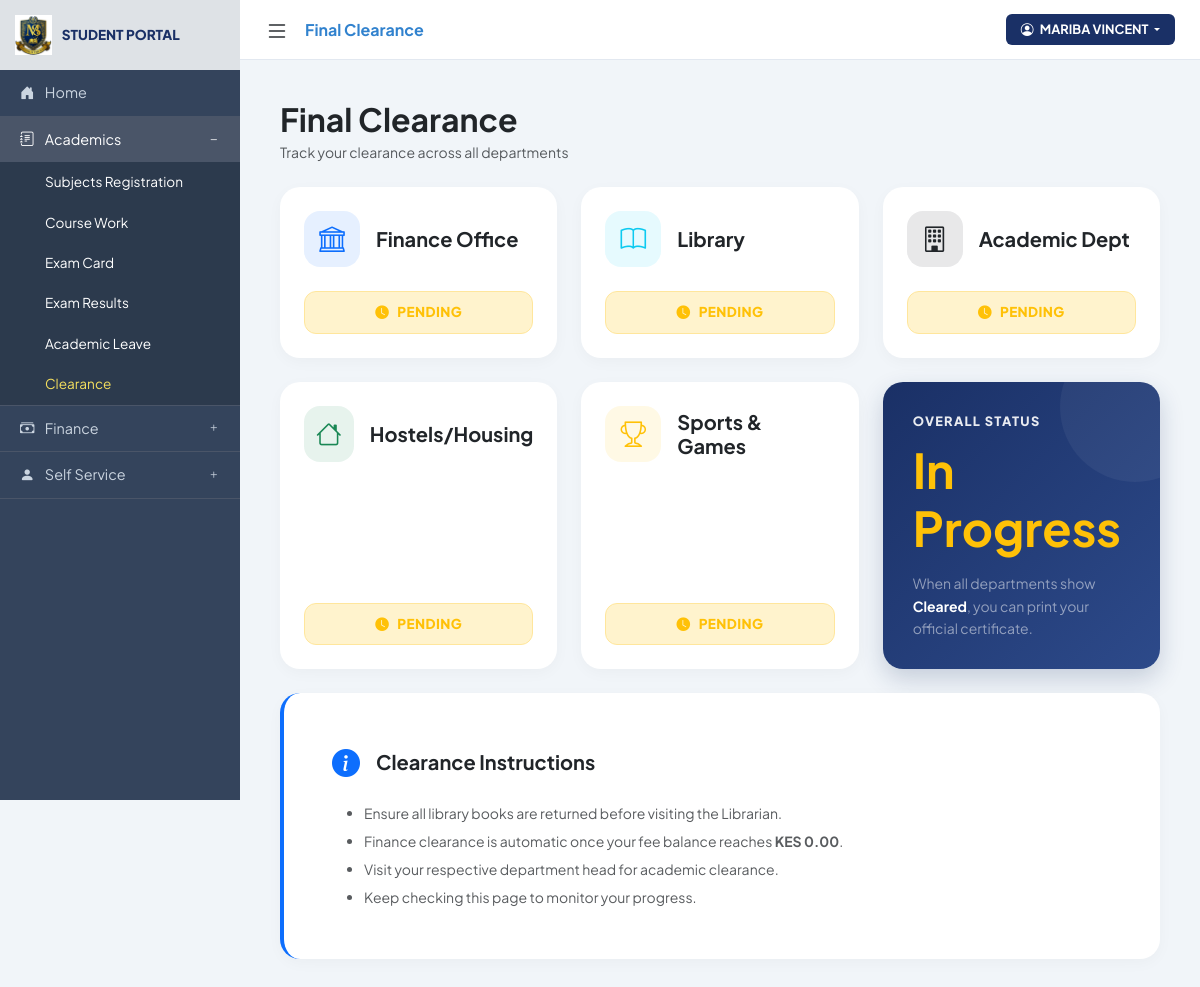
Page /student/clearance.php (signed in) on the committed database.
### tables this page shows
CREATE TABLE `student_clearance` (
  `id` int NOT NULL,
  `student_id` int NOT NULL,
  `finance_status` enum('Cleared','Pending','Blocked') DEFAULT 'Pending',
  `library_status` enum('Cleared','Pending','Blocked') DEFAULT 'Pending',
  `sports_status` enum('Cleared','Pending','Blocked') DEFAULT 'Pending',
  `hostel_status` enum('Cleared','Pending','Blocked') DEFAULT 'Pending',
  `dept_status` enum('Cleared','Pending','Blocked') DEFAULT 'Pending',
  `final_status` enum('In Progress','Completed','Blocked') DEFAULT 'In Progress',
  `created_at` timestamp NULL DEFAULT CURRENT_TIMESTAMP,
  `updated_at` timestamp NULL DEFAULT CURRENT_TIMESTAMP ON UPDATE CURRENT_TIMESTAMP
);

### student/clearance.php (the view, shortened to what this page needs)
<?php
include('../database/db_connect.php');
$adm_no = $_SESSION['adm_no'];
$stmt = $conn->prepare("SELECT student_id, adm_no, full_name, form FROM students WHERE adm_no = ? LIMIT 1");
$stmt->bind_param("s", $adm_no);
$stmt->execute();
$student = $stmt->get_result()->fetch_assoc();
$student_id = (int) $student['student_id'];
$c_stmt = $conn->prepare("SELECT * FROM student_clearance WHERE student_id = ? LIMIT 1");
$c_stmt->bind_param("i", $student_id);
$c_stmt->execute();
$clearance = $c_stmt->get_result()->fetch_assoc();
function clearance_class($status) {
    return match ($status) {
        'Cleared' => 'bg-success-subtle text-success border border-success-subtle',
        'Pending' => 'bg-warning-subtle text-warning border border-warning-subtle',
        'Blocked' => 'bg-danger-subtle text-danger border border-danger-subtle',
        default   => 'bg-secondary-subtle text-secondary border border-secondary-subtle',
    };
}
function clearance_icon($status) {
    return match ($status) {
        'Cleared' => 'check-circle-fill',
        'Pending' => 'clock-fill',
        'Blocked' => 'x-circle-fill',
        default   => 'dash-circle',
    };
}
?>
<!DOCTYPE html>
<html lang="en">
<head>
    <link href="https://cdn.jsdelivr.net/npm/bootstrap@5.3.0/dist/css/bootstrap.min.css" rel="stylesheet">
    <link rel="stylesheet" href="https://cdn.jsdelivr.net/npm/bootstrap-icons@1.11.0/font/bootstrap-icons.css">
</head>
<body>
<?php include('includes/sidebar.php'); ?>
<?php include('includes/topbar.php'); ?>
<main class="main-content">
    <div class="d-flex justify-content-between align-items-start mb-4 flex-wrap gap-3">
        <div>
            <h2 class="fw-bold mb-1 text-dark">Final Clearance</h2>
            <p class="text-muted small mb-0">Track your clearance across all departments</p>
        </div>
    </div>
    <?php if ($clearance): ?>
        <div class="row g-4">
            <?php
            $departments = [
                ['label' => 'Finance Office',  'key' => 'finance_status', 'icon' => 'bank',        'color' => 'primary'],
                ['label' => 'Library',         'key' => 'library_status', 'icon' => 'book',        'color' => 'info'],
                ['label' => 'Academic Dept',   'key' => 'dept_status',    'icon' => 'building',    'color' => 'dark'],
                ['label' => 'Hostels/Housing', 'key' => 'hostel_status',  'icon' => 'house',       'color' => 'success'],
                ['label' => 'Sports & Games',  'key' => 'sports_status',  'icon' => 'trophy',      'color' => 'warning'],
            ];
            foreach ($departments as $d):
                $status = $clearance[$d['key']] ?? 'Pending';
            ?>
                <div class="col-md-6 col-lg-4">
                    <div class="card p-4 h-100">
                        <div class="d-flex align-items-center gap-3 mb-4">
                            <div class="dept-icon bg-<?php echo $d['color']; ?> bg-opacity-10 text-<?php echo $d['color']; ?>">
                                <i class="bi bi-<?php echo $d['icon']; ?>"></i>
                            </div>
                            <h6 class="fw-bold mb-0 text-dark fs-5"><?php echo $d['label']; ?></h6>
                        </div>
                        <div class="mt-auto">
                            <span class="status-badge <?php echo clearance_class($status); ?>">
                                <i class="bi bi-<?php echo clearance_icon($status); ?>"></i>
                                <?php echo htmlspecialchars($status); ?>
                            </span>
                        </div>
                    </div>
                </div>
            <?php endforeach; ?>
            <div class="col-md-6 col-lg-4">
                <div class="overall-card">
                    <div class="overall-title">Overall Status</div>
                    <div class="display-5 fw-bold text-warning mb-3"><?php echo htmlspecialchars($clearance['final_status']); ?></div>
                    <p class="small text-white-50 mb-0" style="line-height: 1.6;">
                        When all departments show <strong class="text-white">Cleared</strong>, you can print your official certificate.
                    </p>
                </div>
            </div>
        </div>
    <?php endif; ?>
    <div class="card p-4 p-md-5 mt-4 border-start border-4 border-primary">
        <div class="d-flex align-items-center gap-3 mb-3">
            <i class="bi bi-info-circle-fill fs-3 text-primary"></i>
            <h5 class="fw-bold mb-0 text-dark">Clearance Instructions</h5>
        </div>
        <ul class="small text-muted mb-0" style="line-height: 2;">
            <li>Ensure all library books are returned before visiting the Librarian.</li>
            <li>Finance clearance is automatic once your fee balance reaches <strong>KES 0.00</strong>.</li>
            <li>Visit your respective department head for academic clearance.</li>
            <li>Keep checking this page to monitor your progress.</li>
        </ul>
    </div>
</main>
</body>
</html>

### student/clearance.php (style rules this page uses)
:root { --sidebar-bg: #34445c; --submenu-bg: #2c3a4d; --primary-blue: #1a3066; --sidebar-width: 240px; }
body { font-family: 'Plus Jakarta Sans', sans-serif; background-color: #f1f5f9; margin:0; overflow-x: hidden; transition: all 0.3s; }
.main-content { margin-left: var(--sidebar-width); padding: 40px; transition: all 0.3s ease; }
.card { border: none; border-radius: 20px; box-shadow: 0 4px 15px rgba(0,0,0,0.03); overflow: hidden; background: white; }
.dept-icon { width: 56px; height: 56px; border-radius: 16px; display: flex; align-items: center; justify-content: center; font-size: 1.6rem; }
.status-badge { font-size: 0.85rem; font-weight: 800; letter-spacing: 0.03em; padding: 10px 15px; border-radius: 12px; display: inline-flex; align-items: center; justify-content: center; gap: 8px; width: 100%; text-transform: uppercase; }
.overall-card { background: linear-gradient(135deg, #1a3066 0%, #2d4a8a 100%); color: white; border-radius: 20px; padding: 30px; position: relative; overflow: hidden; box-shadow: 0 10px 25px rgba(26, 48, 102, 0.2); height: 100%; display: flex; flex-direction: column; justify-content: center; }
.overall-card::after { content: ''; position: absolute; top: -50px; right: -50px; width: 150px; height: 150px; background: rgba(255,255,255,0.05); border-radius: 50%; }
.overall-title { font-size: 0.8rem; font-weight: 800; text-transform: uppercase; letter-spacing: 0.1em; opacity: 0.9; margin-bottom: 10px; }

### rows in the picture
student_clearance: finance_status "PENDING", library_status "PENDING", dept_status "PENDING", hostel_status "PENDING", sports_status "PENDING", final_status "In Progress"

### other values in the picture
$extra_label "Final Clearance"
$student_display_name "MARIBA VINCENT"
$d['label'] "Finance Office"
$d['label'] "Library"
$d['label'] "Academic Dept"
$d['label'] "Hostels/Housing"
$d['label'] "Sports & Games"
